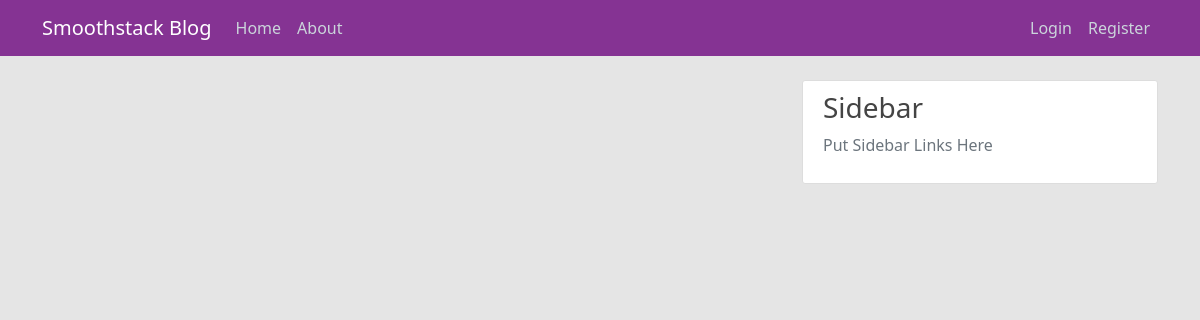
Page /home on the earlier database version.
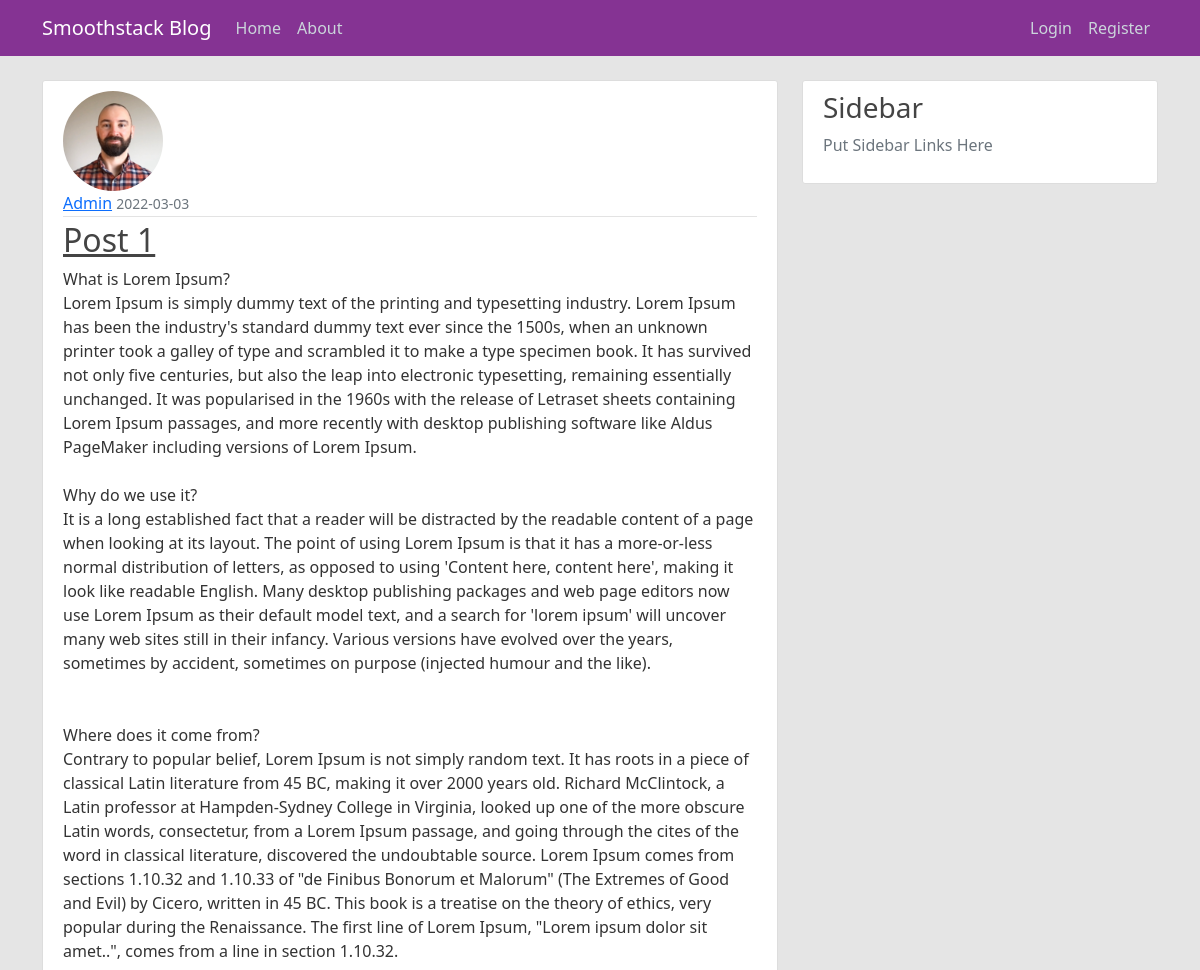
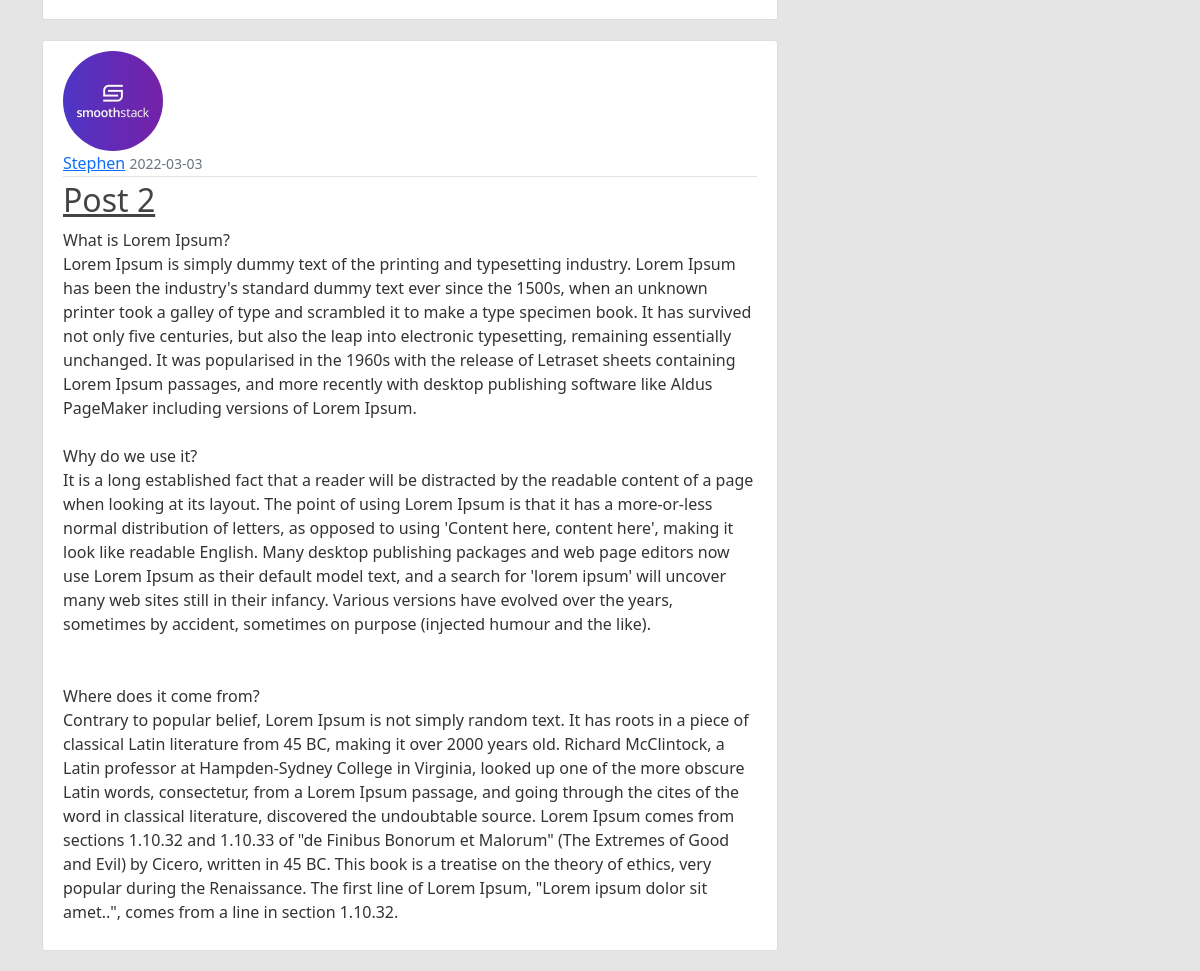
Same page on the later database version (2 pictures, top to bottom).
### app_package/models.py (models this page shows, shortened)
class Post(db.Model):
    id = db.Column(db.Integer, primary_key=True)
    title = db.Column(db.String(100), nullable=False)
    date_posted = db.Column(db.DateTime, nullable=False, default=datetime.utcnow)
    content = db.Column(db.Text, nullable=False)
    user_id = db.Column(db.Integer, db.ForeignKey('user.id'), nullable=False)

class User(db.Model, UserMixin):
    id = db.Column(db.Integer, primary_key=True)
    username = db.Column(db.String(20), unique=True, nullable=False)
    email = db.Column(db.String(120), unique=True, nullable=False)
    image_file = db.Column(db.String(20), nullable=False, default='default.jpg')
    password = db.Column(db.String(60), nullable=False)
    posts = db.relationship('Post', backref='author', lazy=True)

### app_package/routes.py (the view)
@application.route("/")
@application.route("/home")
def home():
    posts = Post.query.all()
    return render_template("home.html", title="Home", posts=posts)

### app_package/templates/home.html (shortened to what this page needs)
{% extends "layout.html" %}
{% block content %}
    {% for post in posts %}
        <article class="media content-section">
            <img style="height: 100px; width: 100px" class="rounded-circle aricle-img" src="{{ url_for("static", filename="profile_pics/" + post.author.image_file) }}">
          <div class="media-body">
            <div class="article-metadata">
              <a class="mr-2" href="#">{{ post.author.username }}</a>
              <small class="text-muted">{{ post.date_posted.strftime("%Y-%m-%d") }}</small>
            </div>
            <h2><a class="article-title" href="{{ url_for("post", post_id=post.id) }}">{{ post.title }}</a></h2>
            <p class="article-content">{{ post.content }}</p>
          </div>
        </article>
    {% endfor %}
{% endblock content %}

### app_package/templates/layout.html (shortened to what this page needs)
<!DOCTYPE html>
<html lang="en">
    <head>
        <link href="https://cdn.jsdelivr.net/npm/bootstrap@5.1.3/dist/css/bootstrap.min.css" rel="stylesheet">
        <link rel="stylesheet" type="text/css" href="{{ url_for("static", filename="main.css") }}">
    </head>
    <body style="background-color: #E5E5E5">
        <header class="site-header">
          <nav class="navbar navbar-expand-md navbar-dark bg-steel fixed-top">
            <div class="container">
              <a class="navbar-brand mr-4" href="/">Smoothstack Blog</a>
              <div class="collapse navbar-collapse" id="navbarToggle">
                <div class="navbar-nav">
                  <a class="nav-item nav-link" href="{{ url_for("home") }}">Home</a>
                  <a class="nav-item nav-link" href="{{ url_for("about") }}">About</a>
                </div>
                <div class="navbar-nav ms-auto">
                  {% if current_user.is_authenticated %}
                      <a class="nav-item nav-link" href="{{ url_for("new_post") }}">New Post</a>
                      <a class="nav-item nav-link" href="{{ url_for("account") }}">Account</a>
                      <a class="nav-item nav-link" href="{{ url_for("logout") }}">Logout</a>
                  {% else %}
                      <a class="nav-item nav-link" href="{{ url_for("login") }}">Login</a>
                      <a class="nav-item nav-link" href="{{ url_for("register") }}">Register</a>
                  {% endif %}
                </div>
              </div>
            </div>
          </nav>
        </header>
        <main role="main" class="container">
          <div class="row">
            <div class="col-md-8" style="margin: auto">
              {% block content %}{% endblock %}
            </div>
            <div class="col-md-4">
              <div class="content-section">
                <h3>Sidebar</h3>
                <p class='text-muted'>Put Sidebar Links Here
                </p>
              </div>
            </div>
          </div>
        </main>
    </body>
</html>

### app_package/static/main.css (style rules this page uses)
body { background: #fafafa; color: #333333; margin-top: 5rem; }
h1, h2, h3, h4, h5, h6 { color: #444444; }
.bg-steel { background-color: #853393; }
.site-header .navbar-nav .nav-link { color: #cbd5db; }
.content-section { background: #ffffff; padding: 10px 20px; border: 1px solid #dddddd; border-radius: 3px; margin-bottom: 20px; }
.article-title { color: #444444; }
.article-content { white-space: pre-line; }
.article-metadata { padding-bottom: 1px; margin-bottom: 4px; border-bottom: 1px solid #e3e3e3 }

Differences in the rows shown:
added Post: image_file (picture), author.username "Admin", date_posted "2022-03-03", title "Post 1", content "What is Lorem Ipsum? Lorem Ipsum is simply dummy text of the printing and typesetting industry. Lorem Ipsum has been the industry's standard dummy text ever since the 1500s, when an unknown printer took a galley of type and scrambled it to make a type specimen book. It has survived not only five centuries, but also the leap into electronic typesetting, remaining essentially unchanged. It was popularised in the 1960s with the release of Letraset sheets containing Lorem Ipsum passages, and more recently with desktop publishing software like Aldus PageMaker including versions of Lorem Ipsum. Why do we use it? It is a long established fact that a reader will be distracted by the readable…"
added Post: image_file (placeholder picture), author.username "Stephen", date_posted "2022-03-03", title "Post 2", content "What is Lorem Ipsum? Lorem Ipsum is simply dummy text of the printing and typesetting industry. Lorem Ipsum has been the industry's standard dummy text ever since the 1500s, when an unknown printer took a galley of type and scrambled it to make a type specimen book. It has survived not only five centuries, but also the leap into electronic typesetting, remaining essentially unchanged. It was popularised in the 1960s with the release of Letraset sheets containing Lorem Ipsum passages, and more recently with desktop publishing software like Aldus PageMaker including versions of Lorem Ipsum. Why do we use it? It is a long established fact that a reader will be distracted by the readable…"
